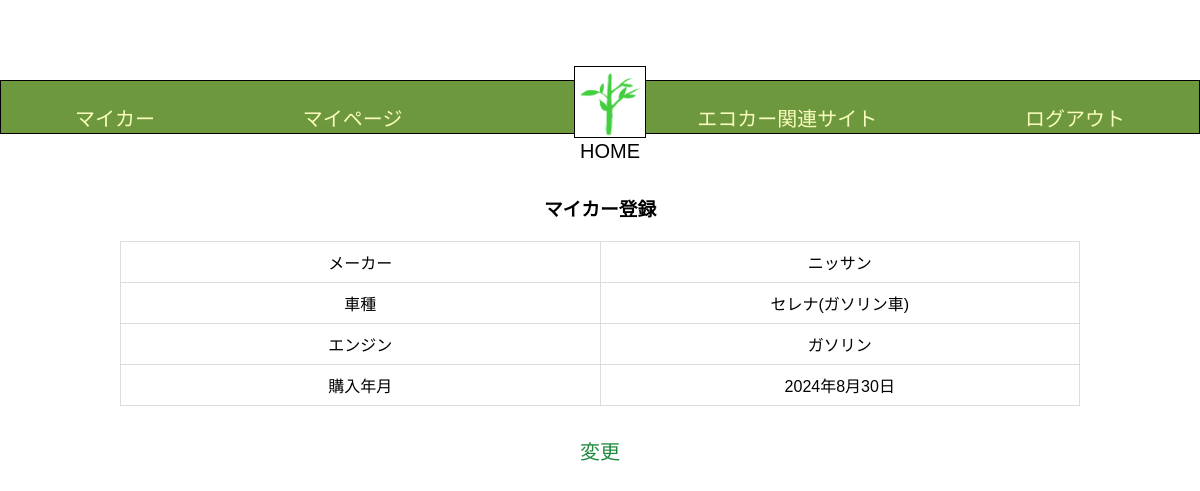
Screenshot of /Edrive/my_car/1 (signed in) with the database file from the repository.
### Edrive/models.py (models this page shows, shortened)
class BaseModel(models.Model):
    created_at = models.DateTimeField(auto_now_add=True)
    updated_at = models.DateTimeField(auto_now=True)
    class Meta:
        abstract = True

class Manufacturer(BaseModel):
    MANUFACTURER_CHOICES = [
        ('toyota', 'トヨタ'),
        ('honda', 'ホンダ'),
        ('daihatsu', 'ダイハツ'),
        ('nissan', 'ニッサン'),
    ]
    name = models.CharField(max_length=1000, default='default_name')
    manufacturer_name = models.CharField(max_length=70, choices=MANUFACTURER_CHOICES)
    class Meta:
        db_table = 'manufacturers'

class CarModel(BaseModel):
    CarModel_CHOICES = [
        ('AQUA', 'アクア'),
        ('ROOMY','ルーミー'),
        ('ALPHARD','アルファード'),
        ('RAIZE', 'ライズ'),
        ('N-BOX','エヌボックス'),
        ('FREED','フリード'),
        ('VEZEL', 'ヴェゼル'),
        ('CANBUS', 'ムーヴキャンバス'),
        ('Tanto','タント'),
        ('Rocky', 'ロッキー'),
        ('NOTE', 'ノート'),
        ('SERENA','セレナ'),
        ('DAYZ','デイズ'),
        ('X-TRAIL', 'エクストレイル'),
    ]
    EngineType_CHOICES = [
        ('gasoline', 'ガソリン'),
        ('hybrid', 'ハイブリッド'),
        ('other', 'その他'),
    ]
    Color_CHOICES = [
        ('red', 'レッド'),
        ('blue','ブルー'),
        ('white','ホワイト'),
        ('yellow', 'イエロー'),
        ('pink', 'ピンク'),
        ('green', 'グリーン'),
        ('black', 'ブラック'),
        ('purple', 'パープル'),
        ('grey', 'グレー'),
        ('brown', 'ブラウン'),
    ]
    name = models.CharField(max_length=1000, default='default_name')
    manufacturer = models.ForeignKey(Manufacturer, on_delete=models.CASCADE, null=True)
    car_model_name = models.CharField(max_length=120, choices=CarModel_CHOICES)
    engine_type = models.CharField(max_length=50, choices=EngineType_CHOICES)
    color = models.CharField(max_length=150, choices=Color_CHOICES)
    average_fuel_efficiency = models.FloatField(null=True, blank=True)
    car_group = models.CharField(max_length=200, null=True, default=None)
    class Meta:
        db_table = 'car_models'

class MyCar(BaseModel):
    name = models.CharField(max_length=1000, default='default_name')
    user = models.ForeignKey(User, related_name='mycars', on_delete=models.CASCADE)
    car_model = models.ForeignKey(CarModel, on_delete=models.CASCADE,null=True)
    purchase_on = models.DateField(null=True)
    next_oil_change_on = models.DateField(null=True)
    next_inspection_on = models.DateField(null=True)
    target_fuel_efficiency = models.FloatField(null=True, blank=True)
    class Meta:
        db_table = 'my_cars'

### Edrive/views.py (the view)
# urls.py: path('my_car/<int:pk>',MyCarView.as_view(), name = 'my_car'),
class  MyCarView(LoginRequiredMixin,View):
    template_name = 'my_car.html'
    def get(self, request, *args, **kwargs):
        user = request.user
        try:
            user_instance = User.objects.get(email=user.email)
        except User.DoesNotExist:
            user_instance = None
        if user_instance is None:
            return render(request, self.template_name)
        my_car = MyCar.objects.filter(user=user_instance).first()
        manufacturer_dict = {
            'toyota': 'トヨタ',
            'honda': 'ホンダ',
            'daihatsu': 'ダイハツ',
            'nissan': 'ニッサン',
        }
        car_model_dict = {
            'AQUA': 'アクア',
            'ROOMY': 'ルーミー',
            'ALPHARD': 'アルファード',
            'RAIZE': 'ライズ',
            'N-BOX': 'エヌボックス',
            'FREED': 'フリード',
            'VEZEL': 'ヴェゼル',
            'CANBUS': 'ムーヴキャンバス',
            'Tanto': 'タント',
            'Rocky': 'ロッキー',
            'NOTE': 'ノート',
            'SERENA': 'セレナ',
            'DAYZ': 'デイズ',
            'X-TRAIL': 'エクストレイル',
        }
        engine_type_dict = {
            'gasoline': 'ガソリン',
            'hybrid': 'ハイブリッド',
            'other': 'その他',
        }
        color_dict = {
            'red': 'レッド',
            'blue': 'ブルー',
            'white': 'ホワイト',
            'yellow': 'イエロー',
            'pink': 'ピンク',
            'green': 'グリーン',
            'black': 'ブラック',
            'purple': 'パープル',
            'grey': 'グレー',
            'brown': 'ブラウン',
        }
        if my_car:
            manufacturer_jp = "None"  # デフォルト値を設定
            if my_car.car_model.manufacturer is not None:
                manufacturer_name = my_car.car_model.manufacturer.manufacturer_name
                manufacturer_jp = manufacturer_dict.get(manufacturer_name, manufacturer_name)
            car_model_jp = car_model_dict.get(my_car.car_model.car_model_name, my_car.car_model.car_model_name)
            engine_type_jp = engine_type_dict.get(my_car.car_model.engine_type, my_car.car_model.engine_type)
            color_jp = color_dict.get(my_car.car_model.color, my_car.car_model.color)
        else:
            manufacturer_jp = None
            car_model_jp = None
            engine_type_jp = None
            color_jp = None
        context = {
            'user':user_instance,
            'mycars_instance': my_car,
            'manufacturer_jp': manufacturer_jp,
            'car_model_jp': car_model_jp,
            'engine_type_jp': engine_type_jp,
            'color_jp': color_jp,
        }
        return render(request, self.template_name, context)

### templates/my_car.html (shortened to what this page needs)
{% load static %}
<!DOCTYPE html>
<html lang="ja">
   <head>
      <link rel="stylesheet" href="{% static 'css/style.css' %}">
   </head>
   <body>
       <header class="header-container">
      <nav class="navbar navbar-expand-lg navbar-light bg-light">
        <a class="navbar-brand" href="{% url 'Edrive:my_car' user.pk %}">マイカー</a>
        <a class="navbar-brand" href="{% url 'Edrive:mypage' user.pk %}">マイページ</a>
        <div class="logo">
        <a href="{% url 'Edrive:home' %}" class="home-link">
             <img src = "{% get_media_prefix %}shinryoku.png"  alt = "ホーム">
             <p>HOME</p>
        </a>
        </div>
        <a class="navbar-brand" href="{% url 'Edrive:eco_car_site' %}">エコカー関連サイト</a>
        <a class="navbar-brand" href="{% url 'Edrive:logout' %}">ログアウト</a>
      </nav>
      </header>
        <div class="car-info">
        <h3>マイカー登録</h3>
            {% if car_model_jp %}
            <table class="table table-bordered">
            <tbody>
                <tr>
                    <td style="width: 30%;">メーカー</td>
                    <td style="width: 30%;">{{ manufacturer_jp }}</td>
                </tr>
                <tr>
                    <td>車種</td>
                    <td>{{ car_model_jp }}</td>
                </tr>
                <tr>
                    <td>エンジン</td>
                    <td>{{ engine_type_jp }}</td>
                </tr>
                <tr>
                    <td>購入年月</td>
                    <td>{{ mycars_instance.purchase_on }}</td>
                </tr>
            </tbody>
            </table>
        {% else %}
        <h3>マイカーを登録してください</h3>
        {% endif %}
        <nav>
          <a class="navbar-brand" href="{% url 'Edrive:mycar_detail' user.pk %}">変更</a>
        </nav>
        </div>
    </body>
</html>

### static/css/style.css (style rules this page uses)
body { font-family: Arial, sans-serif; margin: 0; padding: 0; }
.header-container { text-align: center; background-color: #6e983e; padding: 1px 0; margin-top: 80px; position: relative; border:1px solid black; height:auto; }
.header-container a.navbar-brand { color: #fafdbd; text-decoration: none; font-weight: 400; padding: 0.5px; justify-content: space-around; }
.logo img { width:70px; height: 70px; border: 1px solid black; }
.navbar-brand { font-size: 20px; color: #fafdbd; display: flex; margin: 0; }
.navbar { display: flex; justify-content: space-around; align-items: center; padding: 0; margin: 10px 0 0 0; }
.logo .home-link { display: flex; flex-direction: column; align-items: center; position: absolute; text-decoration: none; margin: 0 10px; top: -15px; left: 50%; transform: translateX(-50%); width: 80px; height: 80px; }
.logo p { margin: 2px 0 100px 0; font-size: 20px; color: #000000; font-weight:400; }
.navbar-brand { display: flex; text-align: center; margin-top: 10px; }
.car-info h3 { margin-top: 60px; margin-bottom: 20px; text-align: center; }
.car-info .navbar-brand { color: #208b40; text-decoration: none; font-size:20px; display: block; margin: 30px auto; text-align: center; width:max-content; }
.table-bordered { width: 80%; margin: 0 auto; border-collapse: collapse; }
.table-bordered td, .table-bordered th { border: 1px solid #ddd; padding: 8px; text-align: center; width: auto; }

### rows the page displays
Manufacturer: name "ニッサン"
CarModel: car_model_name "セレナ(ガソリン車)"
MyCar: purchase_on "2024年8月30日"

### other values shown
{{ engine_type_jp }} "ガソリン"
